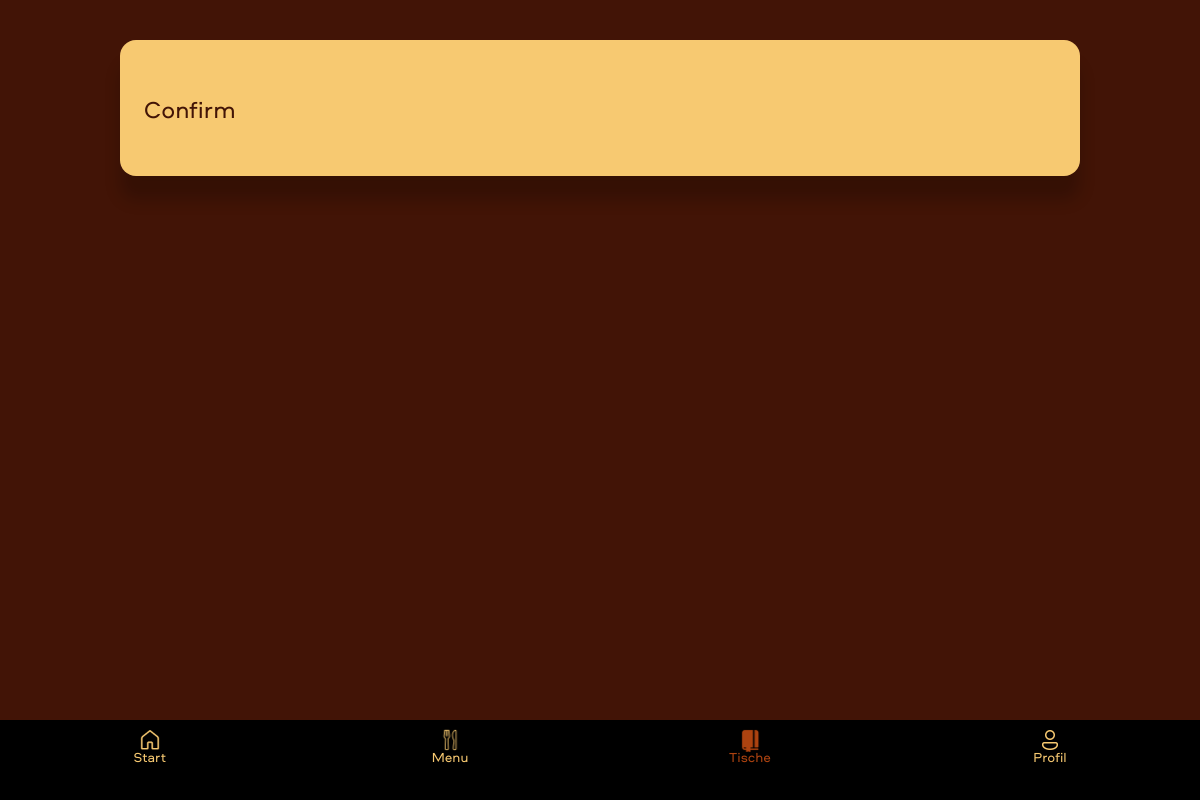
Page /orders_admin/ (signed in) on the earlier database version.
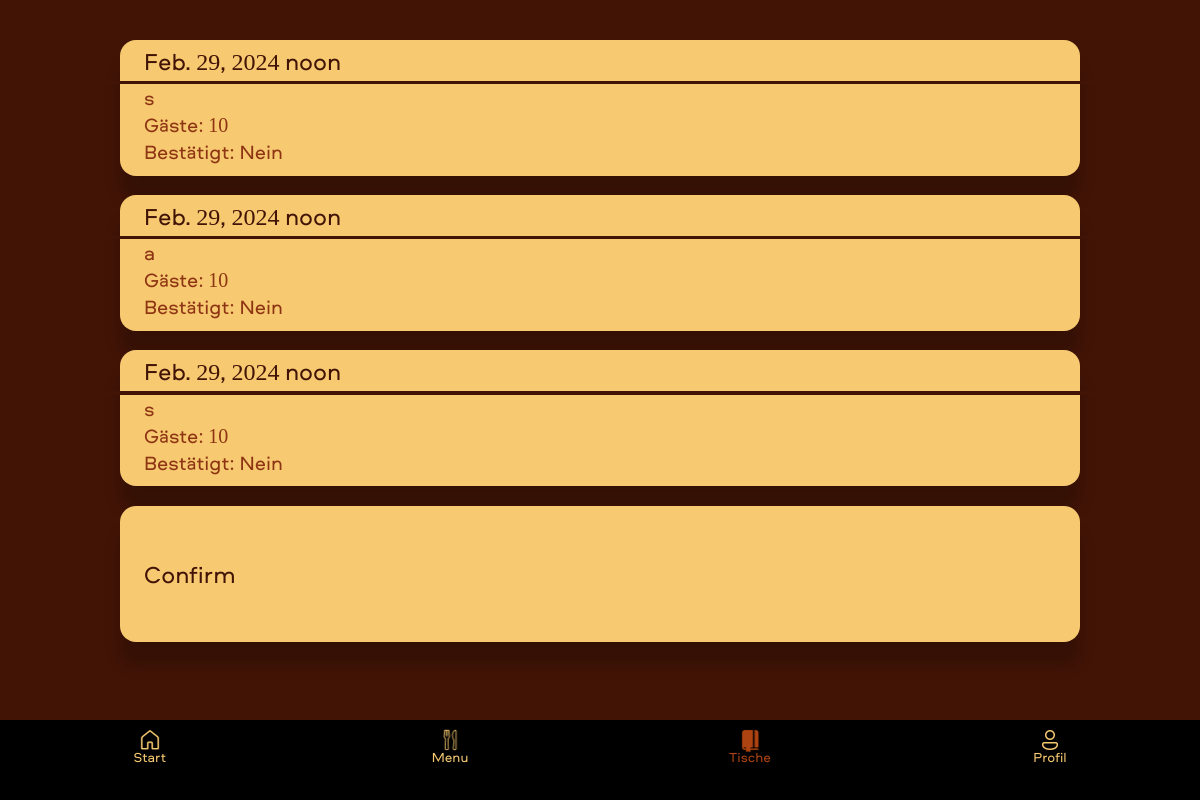
Same page on the later database version.
### reservation_app/models.py (models this page shows, shortened)
class Book(models.Model):
    user = models.ForeignKey(settings.AUTH_USER_MODEL, on_delete=models.CASCADE, default=1)
    last_name = models.CharField(default='', max_length=50)
    time = models.TimeField(default='12:30:00')
    date = models.DateField(default='2024-02-19')
    guests = models.IntegerField(default= '',null=False)
    confirmation= models.CharField(default='Nein', max_length=20)
    fcm_token = models.CharField(max_length=255, blank=True, null=True)
    phone     = models.CharField(max_length=30,blank=True,null=True)
    comment   = models.CharField(max_length=300,blank=True,null=True)
    decoration = models.BooleanField(default=False)
    color =    models.CharField(max_length=300,blank=True,null=True)

### reservation_app/views.py (the view)
# urls.py: path('orders_admin/', views.orders_admin, name='orders_admin'),
def orders_admin(request):
    if request.user.is_superuser:
        user_orders = Book.objects.filter(confirmation='Nein')
        return render(request, 'orders_admin.html', {'user_orders': user_orders})
    else:
        return redirect('home')

### reservation_app/templates/orders_admin.html (shortened to what this page needs)
{% extends 'base.html' %}
{% block content %}
     {% if user.is_authenticated %}
     <div class="tables-container">
     {% for order in user_orders %}
     <div class="table_button"><label>{{ order.date }} {{ order.time }}</label>
      <hr>
      <div class="text_st">
        {% if order.last_name == ''%}
      <br> {{ order.user }}
      {% else %}
      <br> {{ order.last_name}}
      {% endif %}
      <br> Gäste: {{ order.guests }} <br> Bestätigt: {{ order.confirmation }}<br><br></label>
    </div>
     {% endfor %}
     {% endif %}
    <a href="{% url 'confirm' %}">
      <button class="table_button"><label>Confirm</label></button>
      <br/>
<br/>
<br/>
<br/>
<br/>
<br/>
  </a>
</div>
     {% load static %}
<a href="{% url 'home' %}">
  <button class="tabbar home">
      <img src="{% static 'icons/home.png' %}">
      <br>
      Start
  </button>
</a>
<a href="{% url 'menu' %}">
  <button class="tabbar menu">
      <img src="{% static 'icons/menu.png' %}" >
      <br>
      Menu
  </button>
</a>
<a href="{% url 'user_orders' %}">
  <button class="tabbar mybook">
      <img src="{% static 'icons/tables_active.png' %}">
      <br>
      Tische
  </button>
</a>
{% if user.is_authenticated %}
<a href="{% url 'account' %}">
  <button class="tabbar login_user">
      <img src="{% static 'icons/account.png' %}">
      <br>
      Profil
  </button>
</a>
{% endif %}
{% endblock %}

Differences in the rows shown:
added Book: date "Feb. 29, 2024", time "noon", last_name "s", guests "10", confirmation "Nein"
added Book: date "Feb. 29, 2024", time "noon", last_name "a", guests "10", confirmation "Nein"
added Book: date "Feb. 29, 2024", time "noon", last_name "s", guests "10", confirmation "Nein"
